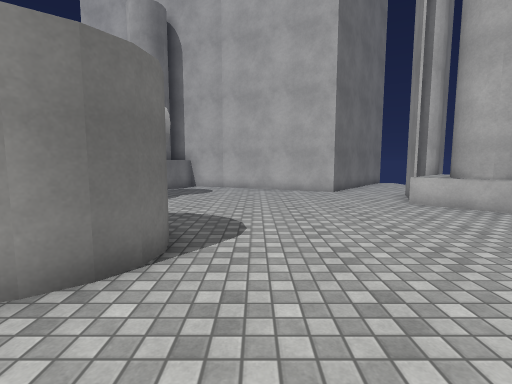
View 1 (above)

17 first-person views from a walk through a scene from a Unity 3-D project. The camera is 1.4 m above the floor, tilts 6° down and sees 85° across. The floor is counted in squares, 1 m on a side. Each view is taken from the middle of a square. On the plan, view 1 faces up. The plan holds only what a view shows up to about 14 squares ahead; the rest is blank. The player character is not drawn. Some animated figures are not drawn. Surface patterns are stand-ins for the level's own textures.

View 2
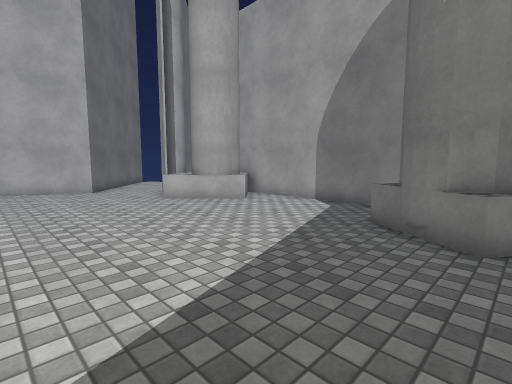

View 3
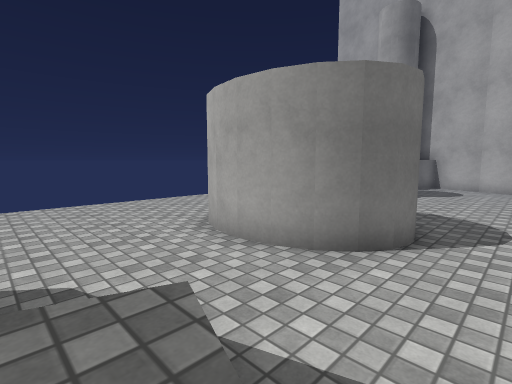

View 4
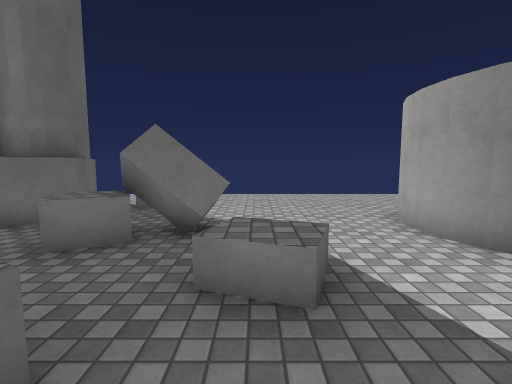

View 5
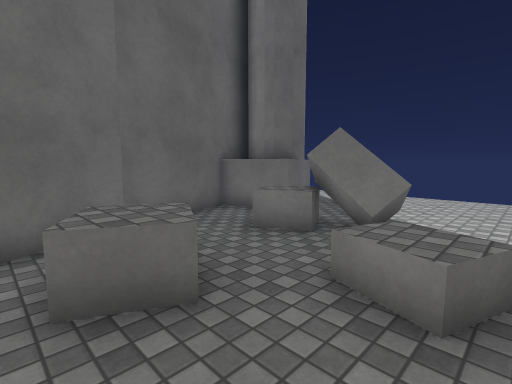

View 6
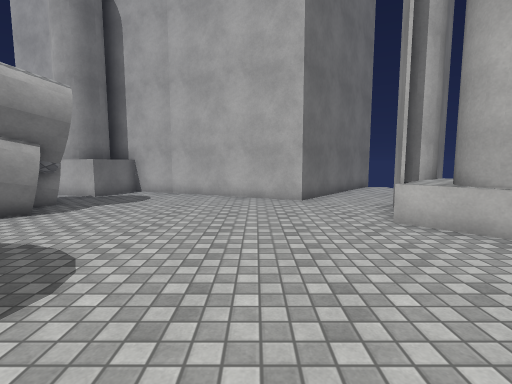

View 7
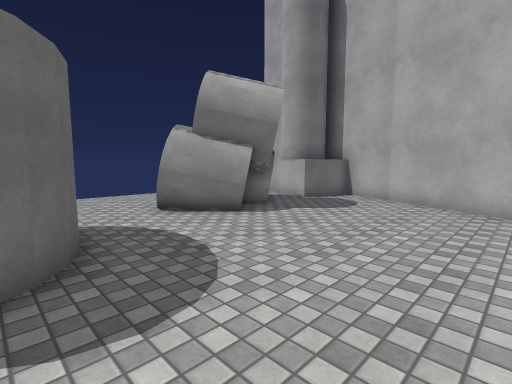

View 8
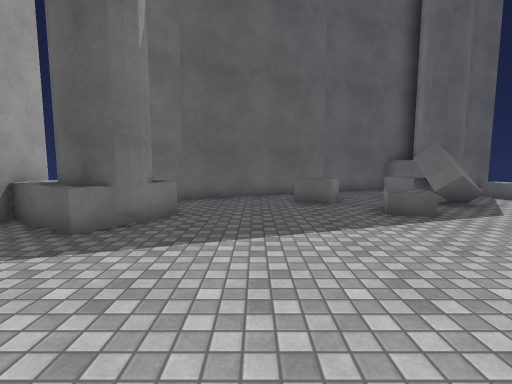

View 9
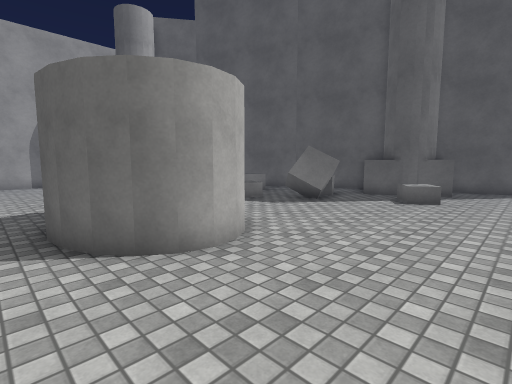

View 10
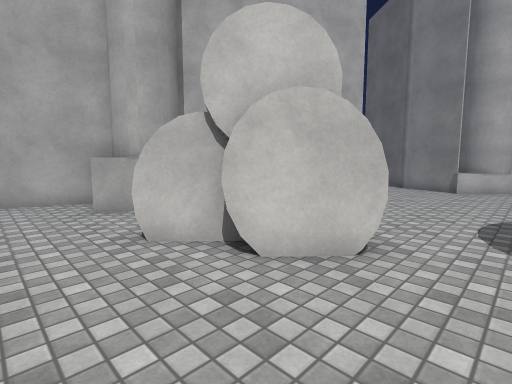

View 11
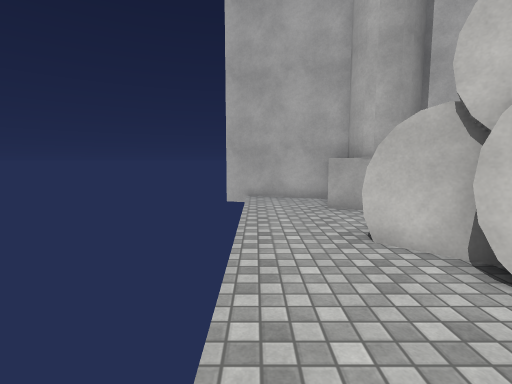

View 12
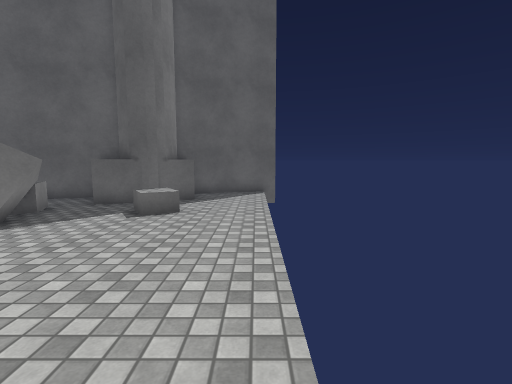

View 13
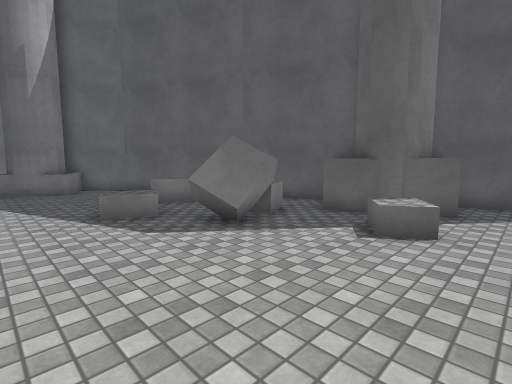

View 14
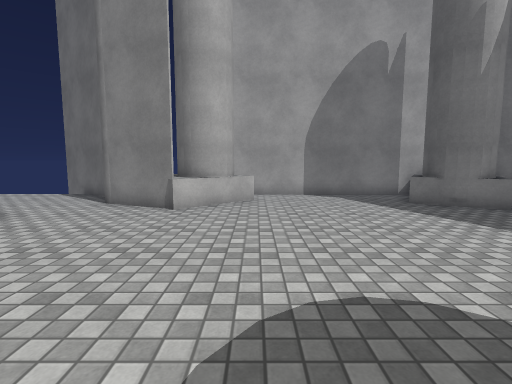

View 15
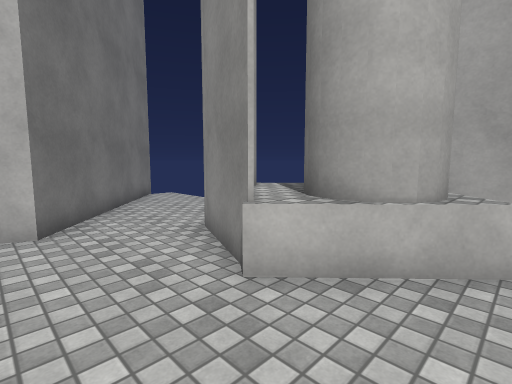

View 16
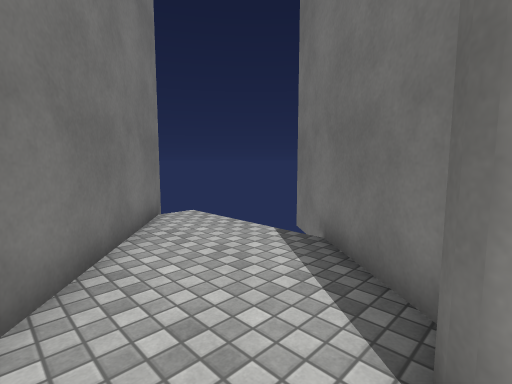

View 17
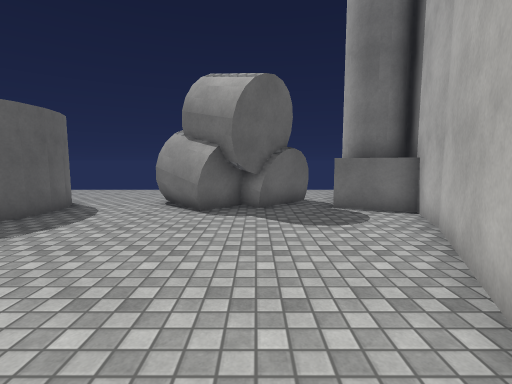

### Floor plan
Points are (right, up) in squares from view 1. A wall is a line through its corners. A room is listed if a view was taken in it or the views show most of it. See-through windows are left out.
Room 1 (views 1, 2, 3, 4, 5, 6, 7, 8, 9, 10, 11, 12, 13, 14, 15, 16, 17)
walls: (-2.5, 5.9) (-1.9, 5.4) (-1.5, 4.9) (-1.4, 4.3) (-1.5, 3.7) (-1.9, 3.2) (-2.5, 2.7); (-3.2, 6.1) (-2.4, 5.8); (-2.3, 2.8) (-3.2, 2.5); (-3.9, 6.2) (-3, 6.1); (-3, 2.5) (-3.9, 2.4); (-3.8, 2.4) (-4.7, 2.5); (-4.7, 6.1) (-3.8, 6.2); (-4.5, 2.4) (-5.3, 2.8); (-5.3, 5.8) (-4.6, 6.1); (-5.8, 3.1) (-6.2, 3.7) (-6.3, 4.3) (-6.2, 4.9) (-5.8, 5.4) (-5.2, 5.9); (-3.9, 10.7) (-5.5, 8.6) (-7.4, 10.5); (-3.9, 10.9) (-4.2, 10.3); (5.7, 0.6) (6.1, 0.9) (6.7, 1.2) (7.3, 0.9); (-6.6, 10.8) (-8, 12.2); (6.6, 8.1) (6.3, 8.7) (6.4, 9.3); (6.4, 9.2) (6.6, 9.6); (5.7, -0.4) (5.6, 0.1); (7.5, 7) (5.3, 9.4) (6.6, 12.2); (6.6, 9.4) (6.8, 9.7); (7.8, 7.9) (7.4, 7.8) (7, 7.9); (-6.2, 14) (-4.5, 12.4) (-5.1, 11.6) (-3.8, 10.4) (-5.5, 8.7); (-6.4, 13.9) (-3.8, 11.4) (-4.3, 11); (-1.8, 15.9) (-5.3, 17.1); (-0.2, -6.1) (5.7, -3.4) (7.3, -1.1); (-5, 15.6) (-5.4, 15.2); (7.7, 12.5) (10.5, 16); (-6.5, 15.2) (-6.8, 15.6); (9.1, -1.2) (9.2, 9.4); (-3.9, 16.6) (-4.6, 14.4) (-7.8, 15.5); (-6.1, -5.9) (-4.6, -5.2); (-2.7, -7) (-0.1, -6.1); (-7.7, -6.5) (-6.2, -5.9); (-6.5, 17.5) (-11.3, 19.1); (8.6, 19.4) (3.7, 13.3) (-2, 16); (-11.1, -9.8) (-6.6, -8.3)
low walls: (-4.9, 9.4) (-5.9, 8.7) (-7.3, 10.1); (6.9, -1.7) (5.1, -0.5) (6.6, 1.7) (9.1, 0.1)
ways out: gap at (-7, -6); gap at (-6, 14)
objects: block (-8, -5) to (-6, -3); block (-4, -5) to (-2, -3); block (-4, -3) to (-3, -2); block (-2, -2) to (-1, 0); block (0, -4) to (2, -2)

Positions as (right, up) in squares from view 1, and headings:
1: (0, 0), facing up
2: (0, -1), facing up-right
3: (0, -1), facing up-left
4: (2, -1), facing left
5: (2, 0), facing down-left
6: (2, 3), facing up
7: (2, 5), facing up-left
8: (3, 7), facing down
9: (-10, 7), facing down-right
10: (-10, 7), facing up-right
11: (-10, 7), facing up
12: (-10, 4), facing down
13: (-9, 2), facing down-right
14: (-3, 7), facing right
15: (3, 7), facing up-right
16: (5, 12), facing up-right
17: (4, 12), facing left
